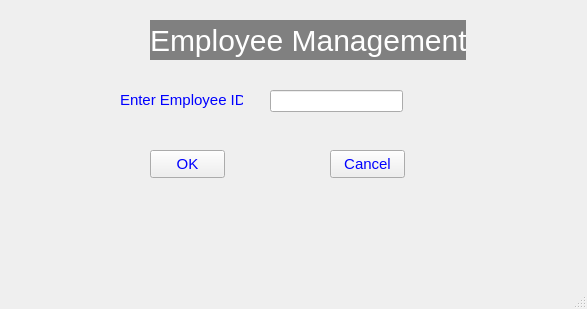
<?xml version="1.0" encoding="UTF-8"?>
<ui version="4.0">
 <class>MainWindow</class>
 <widget class="QMainWindow" name="MainWindow">
  <property name="geometry">
   <rect>
    <x>0</x>
    <y>0</y>
    <width>587</width>
    <height>309</height>
   </rect>
  </property>
  <property name="windowTitle">
   <string>MainWindow</string>
  </property>
  <widget class="QWidget" name="centralwidget">
   <widget class="QLabel" name="label">
    <property name="geometry">
     <rect>
      <x>150</x>
      <y>20</y>
      <width>316</width>
      <height>40</height>
     </rect>
    </property>
    <property name="styleSheet">
     <string notr="true">QLabel{
background:light gray;
color:white;
font-size:30px;
}</string>
    </property>
    <property name="text">
     <string>Employee Management</string>
    </property>
   </widget>
   <widget class="QLabel" name="label_2">
    <property name="geometry">
     <rect>
      <x>120</x>
      <y>90</y>
      <width>123</width>
      <height>20</height>
     </rect>
    </property>
    <property name="styleSheet">
     <string notr="true">QLabel{
font-size:15px;
color:blue;
}</string>
    </property>
    <property name="text">
     <string>Enter Employee ID</string>
    </property>
   </widget>
   <widget class="QLineEdit" name="lineEdit">
    <property name="geometry">
     <rect>
      <x>270</x>
      <y>90</y>
      <width>133</width>
      <height>22</height>
     </rect>
    </property>
    <property name="styleSheet">
     <string notr="true">QLineEdit{
fontsize:15px;
color:blue;
}</string>
    </property>
   </widget>
   <widget class="QPushButton" name="pushButton">
    <property name="geometry">
     <rect>
      <x>150</x>
      <y>150</y>
      <width>75</width>
      <height>28</height>
     </rect>
    </property>
    <property name="styleSheet">
     <string notr="true">QPushButton{
font-size:15px;
color :Blue;
}</string>
    </property>
    <property name="text">
     <string>OK</string>
    </property>
   </widget>
   <widget class="QPushButton" name="pushButton_2">
    <property name="geometry">
     <rect>
      <x>330</x>
      <y>150</y>
      <width>75</width>
      <height>28</height>
     </rect>
    </property>
    <property name="styleSheet">
     <string notr="true">QPushButton{
font-size:15px;
color :Blue;
}</string>
    </property>
    <property name="text">
     <string>Cancel</string>
    </property>
   </widget>
  </widget>
  <widget class="QMenuBar" name="menubar">
   <property name="geometry">
    <rect>
     <x>0</x>
     <y>0</y>
     <width>587</width>
     <height>22</height>
    </rect>
   </property>
  </widget>
  <widget class="QStatusBar" name="statusbar"/>
 </widget>
 <resources/>
 <connections/>
</ui>
